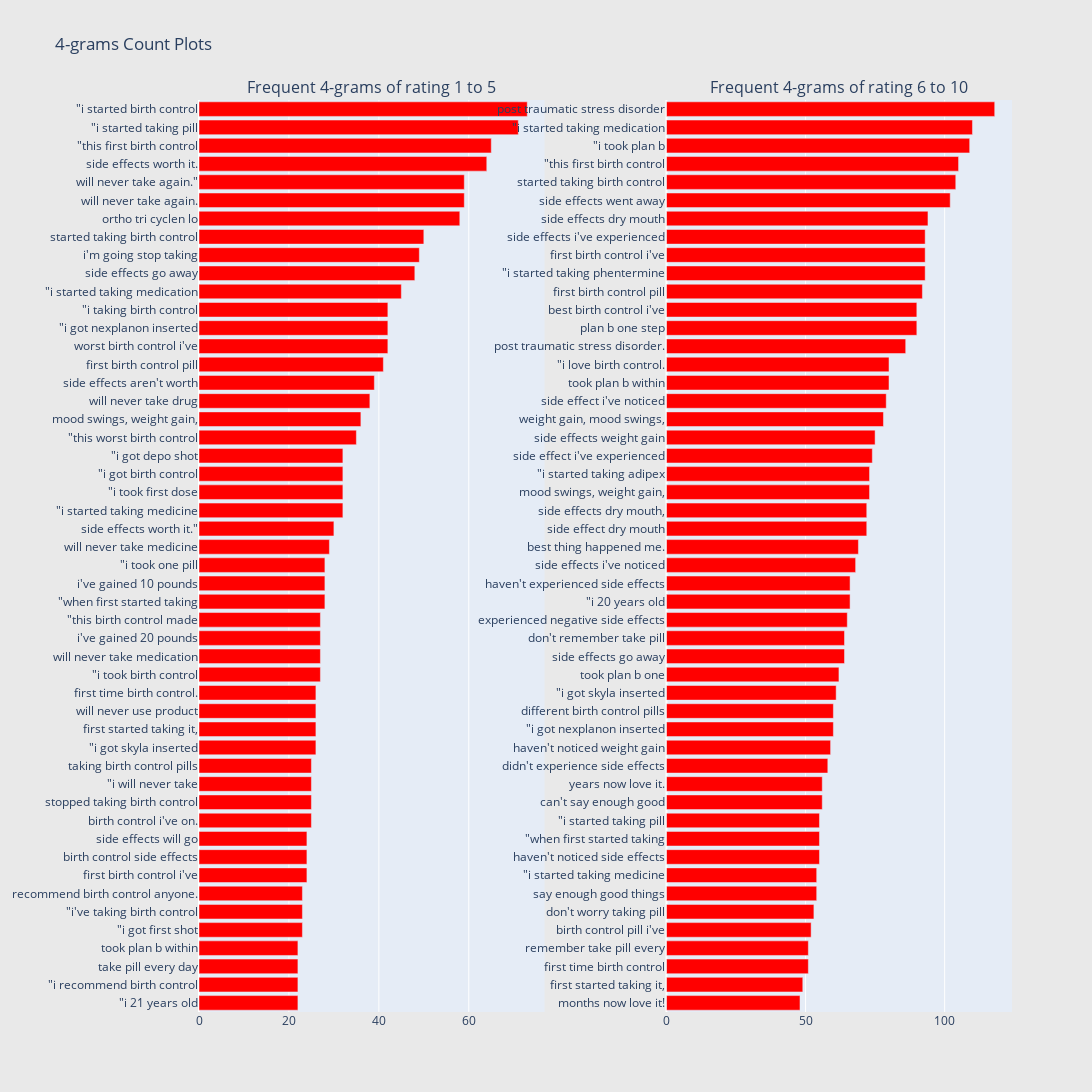

The notebook cell saved with this chart:
### Markdown cell above
From 3-gram we saw that there is a difference between positive and negative corpus. Bad side effects, birth control pills, negative side effects are corpus that classify positive and negative.

### Code cell
freq_dict = defaultdict(int)
for sent in df_all_1_5["review"]:
    for word in generate_ngrams(sent,4):
        freq_dict[word] += 1
fd_sorted = pd.DataFrame(sorted(freq_dict.items(), key=lambda x: x[1])[::-1])
fd_sorted.columns = ["word", "wordcount"]
trace1 = horizontal_bar_chart(fd_sorted.head(50), 'red')

freq_dict = defaultdict(int)
for sent in df_all_6_10["review"]:
    for word in generate_ngrams(sent,4):
        freq_dict[word] += 1
fd_sorted = pd.DataFrame(sorted(freq_dict.items(), key=lambda x: x[1])[::-1])
fd_sorted.columns = ["word", "wordcount"]
trace2 = horizontal_bar_chart(fd_sorted.head(50), 'red')

fig = tools.make_subplots(rows=1, cols=2, vertical_spacing=0.04,horizontal_spacing=0.15,
                          subplot_titles=["Frequent 4-grams of rating 1 to 5", 
                                          "Frequent 4-grams of rating 6 to 10"])
fig.append_trace(trace1, 1, 1)
fig.append_trace(trace2, 1, 2)
fig['layout'].update(height=1200, width=1600, paper_bgcolor='rgb(233,233,233)', title="4-grams Count Plots")
py.iplot(fig, filename='word-plots')

### Figure 1 — Plotly figure (JSON) as saved in the notebook; plotly's stock layout.template omitted (floating-point values rounded to 4 significant figures)
{"data": [{"marker": {"color": "red"}, "orientation": "h", "showlegend": false, "type": "bar", "x": [22, 22, 22, 22, 23, 23, 23, 24, 24, 24, 25, 25, 25, 25, 26, 26, 26, 26, 27, 27, 27, 27, 28, 28, 28, 29, 30, 32, 32, 32, 32, 35, 36, 38, 39, 41, 42, 42, 42, 45, 48, 49, 50, 58, 59, 59, 64, 65, 71, 73], "xaxis": "x", "y": ["\"i 21 years old", "\"i recommend birth control", "take pill every day", "took plan b within", "\"i got first shot", "\"i&#039;ve taking birth control", "recommend birth control anyone.", "first birth control i&#039;ve", "birth control side effects", "side effects will go", "birth control i&#039;ve on.", "stopped taking birth control", "\"i will never take", "taking birth control pills", "\"i got skyla inserted", "first started taking it,", "will never use product", "first time birth control.", "\"i took birth control", "will never take medication", "i&#039;ve gained 20 pounds", "\"this birth control made", "\"when first started taking", "i&#039;ve gained 10 pounds", "\"i took one pill", "will never take medicine", "side effects worth it.\"", "\"i started taking medicine", "\"i took first dose", "\"i got birth control", "\"i got depo shot", "\"this worst birth control", "mood swings, weight gain,", "will never take drug", "side effects aren&#039;t worth", "first birth control pill", "worst birth control i&#039;ve", "\"i got nexplanon inserted", "\"i taking birth control", "\"i started taking medication", "side effects go away", "i&#039;m going stop taking", "started taking birth control", "ortho tri cyclen lo", "will never take again.", "will never take again.\"", "side effects worth it.", "\"this first birth control", "\"i started taking pill", "\"i started birth control"], "yaxis": "y"}, {"marker": {"color": "red"}, "orientation": "h", "showlegend": false, "type": "bar", "x": [48, 49, 51, 51, 52, 53, 54, 54, 55, 55, 55, 56, 56, 58, 59, 60, 60, 61, 62, 64, 64, 65, 66, 66, 68, 69, 72, 72, 73, 73, 74, 75, 78, 79, 80, 80, 86, 90, 90, 92, 93, 93, 93, 94, 102, 104, 105, 109, 110, 118], "xaxis": "x2", "y": ["months now love it!", "first started taking it,", "first time birth control", "remember take pill every", "birth control pill i&#039;ve", "don&#039;t worry taking pill", "say enough good things", "\"i started taking medicine", "haven&#039;t noticed side effects", "\"when first started taking", "\"i started taking pill", "can&#039;t say enough good", "years now love it.", "didn&#039;t experience side effects", "haven&#039;t noticed weight gain", "\"i got nexplanon inserted", "different birth control pills", "\"i got skyla inserted", "took plan b one", "side effects go away", "don&#039;t remember take pill", "experienced negative side effects", "\"i 20 years old", "haven&#039;t experienced side effects", "side effects i&#039;ve noticed", "best thing happened me.", "side effect dry mouth", "side effects dry mouth,", "mood swings, weight gain,", "\"i started taking adipex", "side effect i&#039;ve experienced", "side effects weight gain", "weight gain, mood swings,", "side effect i&#039;ve noticed", "took plan b within", "\"i love birth control.", "post traumatic stress disorder.", "plan b one step", "best birth control i&#039;ve", "first birth control pill", "\"i started taking phentermine", "first birth control i&#039;ve", "side effects i&#039;ve experienced", "side effects dry mouth", "side effects went away", "started taking birth control", "\"this first birth control", "\"i took plan b", "\"i started taking medication", "post traumatic stress disorder"], "yaxis": "y2"}], "layout": {"annotations": [{"font": {"size": 16}, "showarrow": false, "text": "Frequent 4-grams of rating 1 to 5", "x": 0.2125, "xanchor": "center", "xref": "paper", "y": 1, "yanchor": "bottom", "yref": "paper"}, {"font": {"size": 16}, "showarrow": false, "text": "Frequent 4-grams of rating 6 to 10", "x": 0.7875, "xanchor": "center", "xref": "paper", "y": 1, "yanchor": "bottom", "yref": "paper"}], "height": 1200, "paper_bgcolor": "rgb(233,233,233)", "title": {"text": "4-grams Count Plots"}, "width": 1600, "xaxis": {"anchor": "y", "domain": [0, 0.425]}, "xaxis2": {"anchor": "y2", "domain": [0.575, 1]}, "yaxis": {"anchor": "x", "domain": [0, 1]}, "yaxis2": {"anchor": "x2", "domain": [0, 1]}}}
